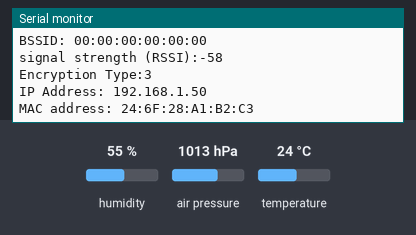
The sketch below on a simulated Arduino Uno R4 WiFi. On the bench: the last lines printed to the serial monitor. The test bench sets the inputs (shaded band); at power-on: humidity 55 %, air pressure 1013 hPa, temperature 24 °C. WiFi joins after 1.5 s; servers stay silent unless stated; uploads are accepted with an empty reply; not simulated (calls return 0 or success): arduino_secrets.h.

Above: at 12.7 s.
12.8 s: humidity set to 22 %
At 22.1 s:
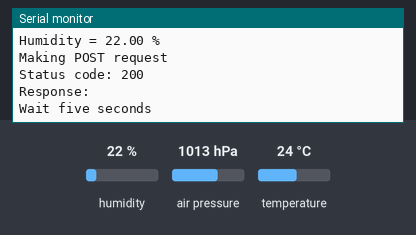
28.2 s: air pressure set to 952 hPa
At 28.7 s:
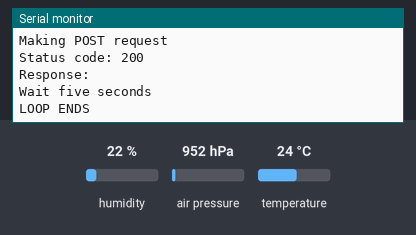
33.2 s: temperature set to 12 °C
At 36.88 s:
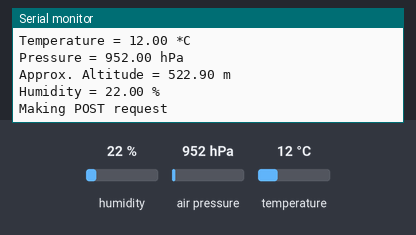

The sketch:

gy_bme280_wifi_api.ino
```cpp
/**
Create a file called arduino_secrets.h in the same folder as the sketch and add below
matching your wifi network

//arduino_secrets.h header file
#define SECRET_SSID "MyFIFI"
#define SECRET_PASS "MyWIFIPASSWORD"
**/

// Wifi
#include <WiFiS3.h>
#include "arduino_secrets.h"

// All purpose
#include <Arduino.h>
#include <Wire.h>
#include <SPI.h>

// HTTP
#include <ArduinoHttpClient.h>

// Sensors
#include <Adafruit_Sensor.h>
#include <Adafruit_BME280.h>

#define BME_SCK 13
#define BME_MISO 12
#define BME_MOSI 11
#define BME_CS 10

#define SEALEVELPRESSURE_HPA (1013.25)

Adafruit_BME280 bme; // I2C
//Adafruit_BME280 bme(BME_CS); // hardware SPI
//Adafruit_BME280 bme(BME_CS, BME_MOSI, BME_MISO, BME_SCK); // software SPI

unsigned long delayTime;


// please enter your sensitive data in arduino_secrets.h
char ssid[] = SECRET_SSID;    // your network SSID (name)
char pass[] = SECRET_PASS;    // your network password (use for WPA, or use as key for WEP)
int status = WL_IDLE_STATUS;

// HTTP API RECEIVING ENDPOINT SETUP
char serverAddress[] = "192.168.0.3";
int port = 8080;

WiFiClient wifi;
HttpClient client = HttpClient(wifi, serverAddress, port);


// Main setup
void setup() {

  //Initialize serial and wait for port to open:
  Serial.begin(9600);
  while (!Serial) {
    ; // wait for serial port to connect. Needed for native USB port only
  }

  // check for the WiFi module:
  if (WiFi.status() == WL_NO_MODULE) {
    Serial.println("Communication with WiFi module failed!");
    // don't continue
    while (true);
  }

  String fv = WiFi.firmwareVersion();
  if (fv < WIFI_FIRMWARE_LATEST_VERSION) {
    Serial.println("Please upgrade the firmware");
  }

  // attempt to connect to WiFi network:
  while (status != WL_CONNECTED) {
    Serial.print("Attempting to connect to WPA SSID: ");
    Serial.println(ssid);

    // Connect and wait...
    status = WiFi.begin(ssid, pass);
    delay(10000);

    // BME init
    Serial.begin(9600);
    Serial.println(F("BME280 test"));

  bool status;

  //status = bme.begin();
  // gy-bme has a different addressing.
  status = bme.begin(0x76);
  if (!status) {
    Serial.println("Could not find a valid BME280 sensor, check wiring!");
    while (1);
  }

  Serial.println("-- Default Test --");
  delayTime = 10000;

  Serial.println();

  Serial.begin(9600);
  while (!Serial) {
  }

  }

  Serial.print("You're connected to the network");
  printCurrentNet();
  printWifiData();

}

void loop() {
  delay(10000);
  Serial.println("LOOP STARTS");
  printCurrentNet();
  printValues();

  // HTTP Post to nodeAPI
  Serial.println("Making POST request");
  String postData = "{\"temperature\":\"" + String(bme.readTemperature(), 1) + "\",\"humidity\":\"" + String(bme.readHumidity(), 1) + "\",\"pressure\":\"" + String(bme.readPressure() / 100, 0) + "\"}";

  client.beginRequest();
  client.post("/api");
  client.sendHeader("Content-Type", "application/json");
  client.sendHeader("Content-Length", postData.length());
  client.sendHeader("X-Custom-Header", "custom-header-value");
  client.beginBody();
  client.print(postData);
  client.endRequest();

  int statusCode = client.responseStatusCode();
  String response = client.responseBody();

  Serial.print("Status code: ");
  Serial.println(statusCode);
  Serial.print("Response: ");
  Serial.println(response);

  Serial.println("Wait five seconds");
  delay(5000);

  Serial.println("LOOP ENDS");
}

void printWifiData() {
  IPAddress ip = WiFi.localIP();
  Serial.print("IP Address: ");

  Serial.println(ip);

  byte mac[6];
  WiFi.macAddress(mac);
  Serial.print("MAC address: ");
  printMacAddress(mac);
}

void printCurrentNet() {
  Serial.print("SSID: ");
  Serial.println(WiFi.SSID());

  byte bssid[6];
  WiFi.BSSID(bssid);
  Serial.print("BSSID: ");
  printMacAddress(bssid);

  long rssi = WiFi.RSSI();
  Serial.print("signal strength (RSSI):");
  Serial.println(rssi);

  byte encryption = WiFi.encryptionType();
  Serial.print("Encryption Type:");
  Serial.println(encryption, HEX);
  Serial.println();
}

void printMacAddress(byte mac[]) {
  for (int i = 0; i < 6; i++) {
    if (i > 0) {
      Serial.print(":");
    }
    if (mac[i] < 16) {
      Serial.print("0");
    }
    Serial.print(mac[i], HEX);
  }
  Serial.println();
}

void printValues() {
  Serial.print("Temperature = ");
  Serial.print(bme.readTemperature());
  Serial.println(" *C");

  Serial.print("Pressure = ");
  Serial.print(bme.readPressure() / 100.0F);
  Serial.println(" hPa");

  Serial.print("Approx. Altitude = ");
  Serial.print(bme.readAltitude(SEALEVELPRESSURE_HPA));
  Serial.println(" m");

  Serial.print("Humidity = ");
  Serial.print(bme.readHumidity());
  Serial.println(" %");
  Serial.println();
}
```

Measured:
- after the input at 12.8 s, the serial monitor: prints a new line after 8.7 s (image 1)
- after the input at 33.2 s, the serial monitor: prints a new line after 3.5 s (image 3)
